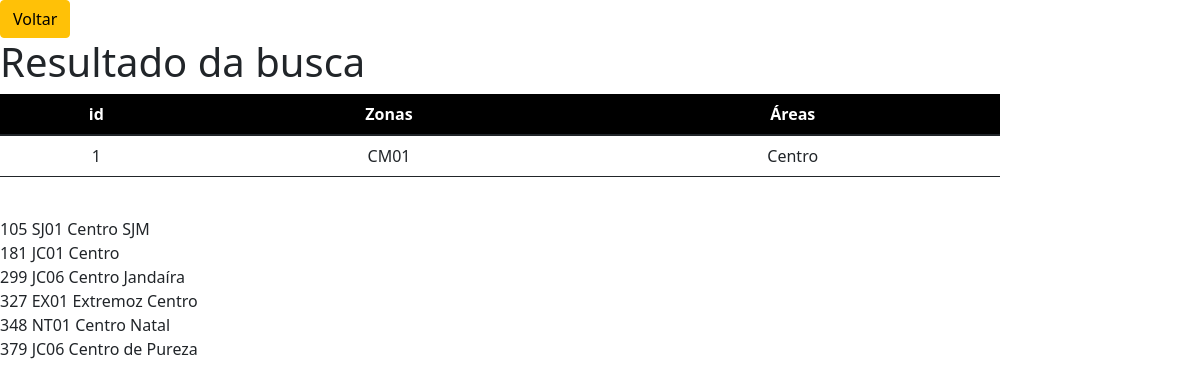
Page /busca.php?nome_area=Centro on the committed database.
### tables this page shows
CREATE TABLE IF NOT EXISTS `zonas` (
  `id` int NOT NULL AUTO_INCREMENT,
  `Zona` varchar(10) NOT NULL,
  `Área` varchar(25) NOT NULL,
  PRIMARY KEY (`id`)
);

### busca.php (the view, shortened to what this page needs)
<?php
$nome = "%".trim($_GET['nome_area'])."%";
$dbh = new PDO('mysql:host=localhost;dbname=zonas_bd', 'root', '');
$sth = $dbh->prepare("SELECT * FROM `zonas` WHERE `Área` LIKE :nome");
$sth->bindParam(':nome', $nome, PDO::PARAM_STR);
$sth->execute();
$resultados = $sth->fetchAll(PDO::FETCH_ASSOC);
?>
<!DOCTYPE html>
<html>
<head>
	<link href="https://cdn.jsdelivr.net/npm/bootstrap@5.1.3/dist/css/bootstrap.min.css" rel="stylesheet">
	<link href="estilo/style_index.css" rel="stylesheet">
</head>
<body>
<button class="btn btn-warning" onclick='history.go(-1)'>Voltar</button>
<h1>Resultado da busca</h1>
<table class="table">
<thead>
    <tr>
      	<th>id</th>
      	<th>Zonas</th>
      	<th>Áreas</th>
   	</tr>
</thead>
<?php
	if (count($resultados)) {
		foreach($resultados as $Resultado) {
	?>
    <tr>
      <td><?php echo $Resultado['id']; ?></td>
      <td><?php echo $Resultado['Zona']; ?></td>
      <td><?php echo $Resultado['Área']; ?></td>
    </tr>
</table>
		<br>
	<?php
		}
	} else {
	?>
		<label>Não foram encontrados resultados pelo termo buscado.</label>
	<?php
	}
	?>
</body>
</html>

### estilo/style_index.css (style rules this page uses)
.table { width: 1000px; text-align: center; background: white; border: 1px; border-radius: 8px; align-items: center; }
.th,td { text-align: center; border-radius: 8px; }
thead { background: black; color:white; }

### rows in the picture
zonas: id "1", Zona "CM01", Área "Centro"
zonas: id "105", Zona "SJ01", Área "Centro SJM"
zonas: id "181", Zona "JC01", Área "Centro"
zonas: id "299", Zona "JC06", Área "Centro Jandaíra"
zonas: id "327", Zona "EX01", Área "Extremoz Centro"
zonas: id "348", Zona "NT01", Área "Centro Natal"
zonas: id "379", Zona "JC06", Área "Centro de Pureza"
